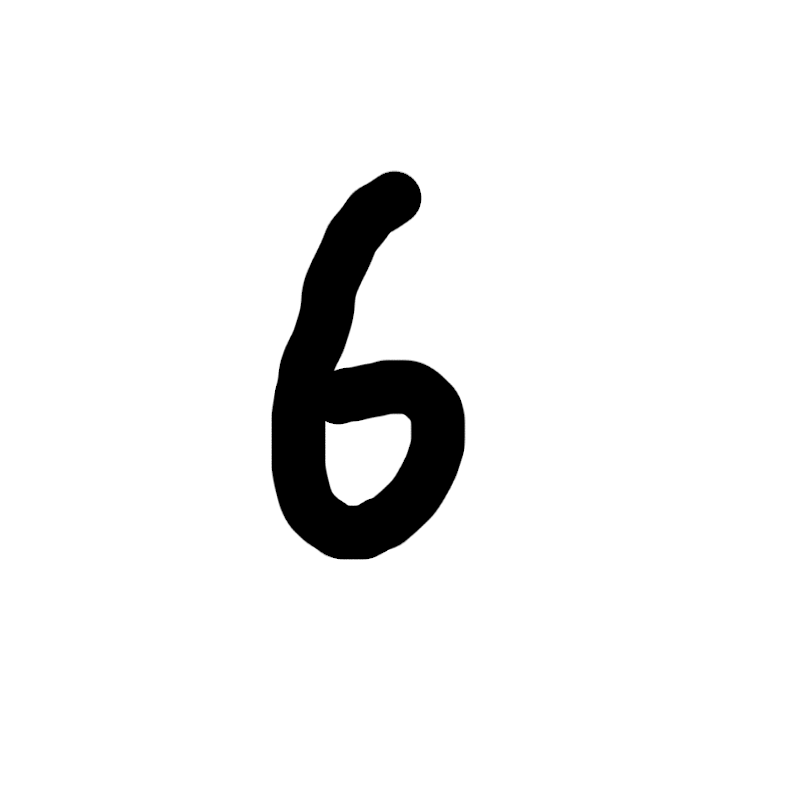
#> input picture camera_model/algarismo.png, 800 x 800 px
$ python webcam.py
#> lines starting #> are read from the running program, lines starting #| are printed output that depends on the picture
import cv2
import os

img = cv2.imread("algarismo.png")
#> img is the input picture: shape (800, 800, 3); min 0, max 255, mean 240.1
file= open("pipe_data.txt", "w")

grayFrame = cv2.resize(img, [28,28])
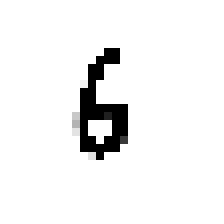
#> grayFrame: shape (28, 28, 3) (shown 8 times larger); min 0, max 255, mean 240.9
grayFrame = cv2.cvtColor(grayFrame, cv2.COLOR_BGR2GRAY)
#> grayFrame: shape (28, 28)

dados=str(grayFrame);
dados=dados.replace("\n","")
dados=dados.replace("[","")
dados=dados.replace("]","")
dados=dados.replace("  "," ")
dados=dados.replace("  "," ")
file.write(dados)

file.close()
